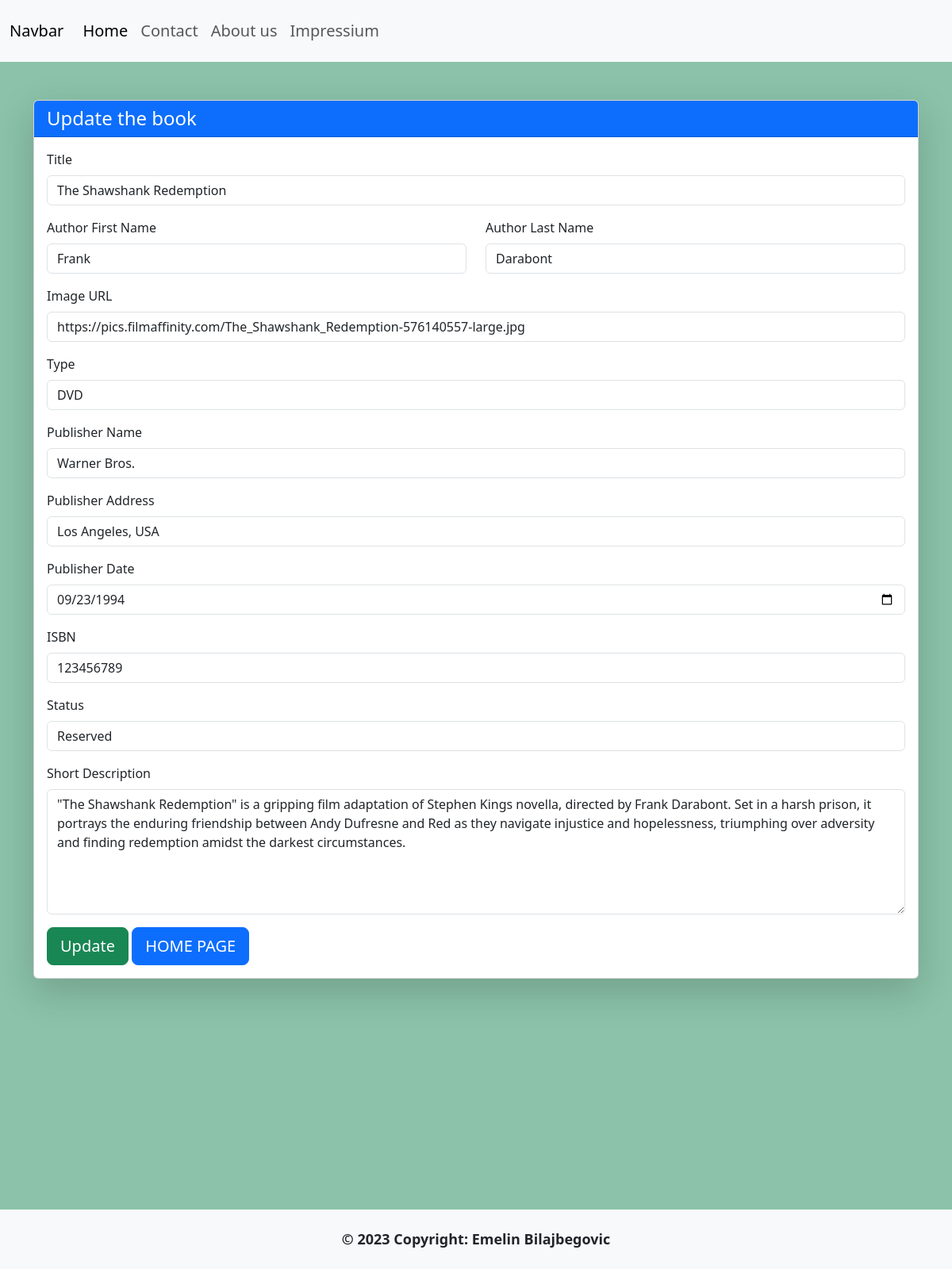
Page /update.php?id=7 on the committed database.
### tables this page shows
CREATE TABLE `library` (
  `id` int(11) NOT NULL,
  `title` varchar(255) NOT NULL,
  `image` varchar(255) NOT NULL,
  `ISBN` int(15) NOT NULL,
  `short_description` varchar(700) DEFAULT NULL,
  `type` varchar(255) NOT NULL,
  `author_first_name` varchar(255) NOT NULL,
  `author_last_name` varchar(255) NOT NULL,
  `publisher_name` varchar(255) NOT NULL,
  `publisher_adress` varchar(255) NOT NULL,
  `publisher_date` date NOT NULL,
  `status` tinyint(1) NOT NULL
);

### update.php (the view, shortened to what this page needs)
<?php
require_once "db_connect.php";
$id = $_GET["id"];
$sql = "SELECT * FROM library WHERE id = $id ";
$result = mysqli_query($connect, $sql);
$row = mysqli_fetch_assoc($result);
?>
<!DOCTYPE html>
<html lang="en">
<head>
    <link href="https://cdn.jsdelivr.net/npm/bootstrap@5.3.0/dist/css/bootstrap.min.css" rel="stylesheet">
</head>
<body class="bg-success text-dark bg-opacity-50" style="height: 200vh">
    <nav class="navbar navbar-expand-lg bg-body-tertiary py-3">
        <div class="container-fluid">
            <a class="navbar-brand" href="#">Navbar</a>
            <div class="collapse navbar-collapse" id="navbarSupportedContent">
                <ul class="navbar-nav me-auto mb-2 mb-lg-0">
                    <li class="nav-item">
                        <a class="nav-link active" aria-current="page" href="index.php" style="font-size: 20px;">Home</a>
                    </li>
                    <li class="nav-item">
                        <a class="nav-link" href="https://codefactory.wien/en/contact-en/" style="font-size: 20px;" target="_blank">Contact</a>
                    </li>
                    <li class="nav-item">
                        <a class="nav-link" href="https://codefactory.wien/en/team-en/" style="font-size: 20px;" target="_blank">About us</a>
                    </li>
                    <li class="nav-item">
                        <a class="nav-link" href="https://codefactory.wien/en/home-en/" style="font-size: 20px;" target="_blank">Impressium</a>
                    </li>
                </ul>
            </div>
        </div>
    </nav>
    <div class="container mt-5">
        <div class="card shadow-lg">
            <div class="card-header bg-primary text-white">
                <h4 class="m-0">Update the book</h4>
            </div>
            <div class="card-body">
                <form method="post" enctype="multipart/form-data">
                    <div class="mb-3">
                        <label for="title" class="form-label">Title</label>
                        <input type="text" class="form-control" id="title" name="title" value="<?= $row["title"] ?>">
                    </div>
                    <div class="row mb-3">
                        <div class="col">
                            <label for="author_first_name" class="form-label">Author First Name</label>
                            <input type="text" class="form-control" id="author_first_name" name="author_first_name" value="<?= $row["author_first_name"] ?>">
                        </div>
                        <div class="col">
                            <label for="author_last_name" class="form-label">Author Last Name</label>
                            <input type="text" class="form-control" id="author_last_name" name="author_last_name" value="<?= $row["author_last_name"] ?>">
                        </div>
                    </div>
                    <div class="mb-3">
                        <label for="image" class="form-label">Image URL</label>
                        <input type="text" class="form-control" id="image" name="image" value="<?= $row["image"] ?>">
                    </div>
                    <div class="mb-3">
                        <label for="type" class="form-label">Type</label>
                        <input type="text" class="form-control" id="type" name="type" value="<?= $row["type"] ?>">
                    </div>
                    <div class="mb-3">
                        <label for="publisher_name" class="form-label">Publisher Name</label>
                        <input type="text" class="form-control" id="publisher_name" name="publisher_name" value="<?= $row["publisher_name"] ?>">
                    </div>
                    <div class="mb-3">
                        <label for="publisher_adress" class="form-label">Publisher Address</label>
                        <input type="text" class="form-control" id="publisher_adress" name="publisher_adress" value="<?= $row["publisher_adress"] ?>">
                    </div>
                    <div class="mb-3">
                        <label for="publisher_date" class="form-label">Publisher Date</label>
                        <input type="date" class="form-control" id="publisher_date" name="publisher_date" value="<?= $row["publisher_date"] ?>">
                    </div>
                    <div class="mb-3">
                        <label for="ISBN" class="form-label">ISBN</label>
                        <input type="text" class="form-control" id="ISBN" name="ISBN" value="<?= $row["ISBN"] ?>">
                    </div>
                    <div class="mb-3">
                        <label for="status" class="form-label">Status</label>
                        <select class="form-control" id="status" name="status" value="<?= $row["status"] ?>">
                            <option value="0">Reserved</option>
                        </select>
                    </div>
                    <div class="mb-3">
                        <label for="short_description" class="form-label">Short Description</label>
                        <textarea class="form-control" id="short_description" name="short_description" rows="6"><?= $row["short_description"] ?></textarea>
                    </div>
                    <button type="submit" name="update" class="btn btn-success btn-lg">Update</button>
                    <a href='index.php' class='btn btn-primary btn-lg' style='width: auto;'>HOME PAGE</a>
                </form>
            </div>
        </div>
    </div>
    <footer class="navbar navbar-expand-lg bg-body-tertiary fixed-bottom">
        <div class="container-fluid d-flex justify-content-center">
            <div class="text-center p-3" style="font-size: 18px;">
                <strong>© 2023 Copyright: Emelin Bilajbegovic</strong>
            </div>
        </div>
    </footer>
</body>
</html>

### rows in the picture
library: title "The Shawshank Redemption", author_first_name "Frank", author_last_name "Darabont", image "https://pics.filmaffinity.com/The_Shawshank_Redemption-576140557-large.jpg", type "DVD", publisher_name "Warner Bros.", publisher_adress "Los Angeles, USA", publisher_date "09/23/1994", ISBN "123456789", status "Reserved", short_description "\"The Shawshank Redemption\" is a gripping film adaptation of Stephen Kings novella, directed by Frank Darabont. Set in a harsh prison, it portrays the enduring friendship between Andy Dufresne and Red as they navigate injustice and hopelessness, triumphing over adversity and finding redemption amidst the darkest circumstances."
